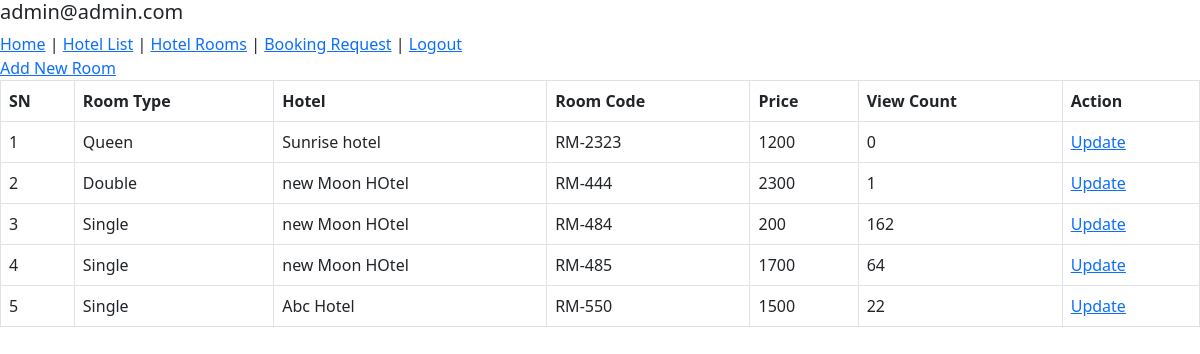
The app's page /system-admin/room-list/ (signed in), older data.
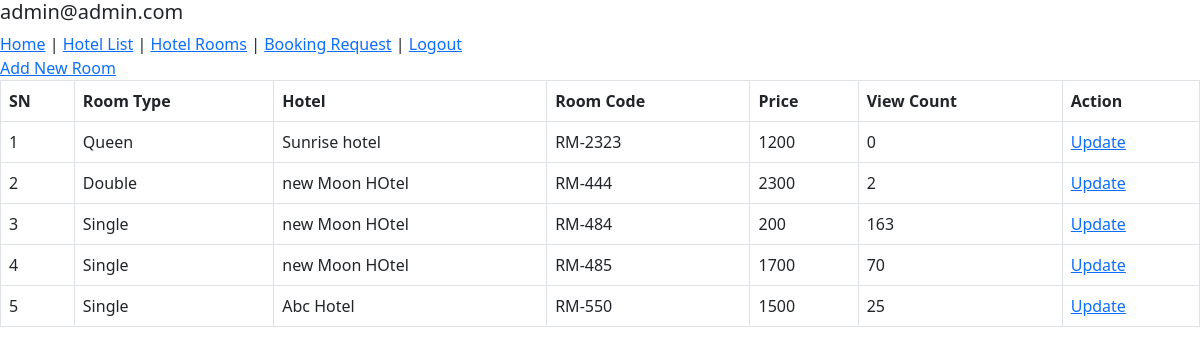
The same page, newer data.
### hbsapp/models.py (models this page shows, shortened)
class TimeStamp(models.Model):
    created_at = models.DateTimeField(auto_now_add=True)
    updated_at = models.DateTimeField(auto_now=True)
    class Meta:
        abstract = True

class HotelRoom(TimeStamp):
    hotel = models.ForeignKey(Hotel, on_delete=models.RESTRICT)
    room_type = models.CharField(max_length=50, choices=ROOM_TYPE)
    room_code = models.CharField(max_length=50)
    image = models.ImageField(upload_to="rooms")
    description = models.TextField()
    price = models.PositiveIntegerField()
    view_count = models.BigIntegerField(default=0)

class Hotel(TimeStamp):
    name = models.CharField(max_length=200)
    image = models.ImageField(upload_to="hotels", null=True, blank=True)
    address = models.CharField(max_length=200)
    contact = models.CharField(max_length=200)
    email = models.EmailField(unique=True)
    def __str__(self):
        return self.name

### hbsapp/views.py (the view)
class AdminRoomListView(AdminRequiredMixin, View):
    def get(self, request, *args, **kwargs):
        context = self.context
        context["roomlist"] = HotelRoom.objects.order_by("-id")
        return render(request, "admintemplates/adminroomlist.html", context)

### hbsapp/views.py (called while the page is built)
    def dispatch(self, request, *args, **kwargs):
        try:
            self.admin = request.user.admin
            self.context = {
                "admin": self.admin
            }
        except Exception as e:
            print(e)
            return redirect(reverse("hbsapp:adminlogin") + "?next=" + request.path)
        return super(AdminRequiredMixin, self).dispatch(request, *args, **kwargs)

### templates/admintemplates/adminroomlist.html (shortened to what this page needs)
{% extends 'admintemplates/adminbase.html' %}
{% block content %}
<div class="row">
    <div class="col-md-12">
        <a href="{% url 'hbsapp:adminroomcreate' %}">Add New Room</a>
        <div class="table">
            <table class="table table-bordered">
                <thead>
                    <tr>
                        <th>SN</th>
                        <th>Room Type</th>
                        <th>Hotel</th>
                        <th>Room Code</th>
                        <th>Price</th>
                        <th>View Count</th>
                        <th>Action</th>
                    </tr>
                </thead>
                <tbody>
                    {% for room in roomlist %}
                    <tr>
                        <td>{{forloop.counter}}</td>
                        <td>{{room.room_type}}</td>
                        <td>{{room.hotel}}</td>
                        <td>{{room.room_code}}</td>
                        <td>{{room.price}}</td>
                        <td>{{room.view_count}}</td>
                        <td>
                            <a href="">Update</a>
                        </td>
                    </tr>
                    {% endfor %}
                </tbody>
            </table>
        </div>
    </div>
</div>
{% endblock %}

Row changes from the older to the newer data that the page shows:
changed HotelRoom "Double": view_count "1" → "2"
changed HotelRoom "RM-484": view_count "162" → "163"
changed HotelRoom "RM-485": view_count "64" → "70"
changed HotelRoom "RM-550": view_count "22" → "25"
